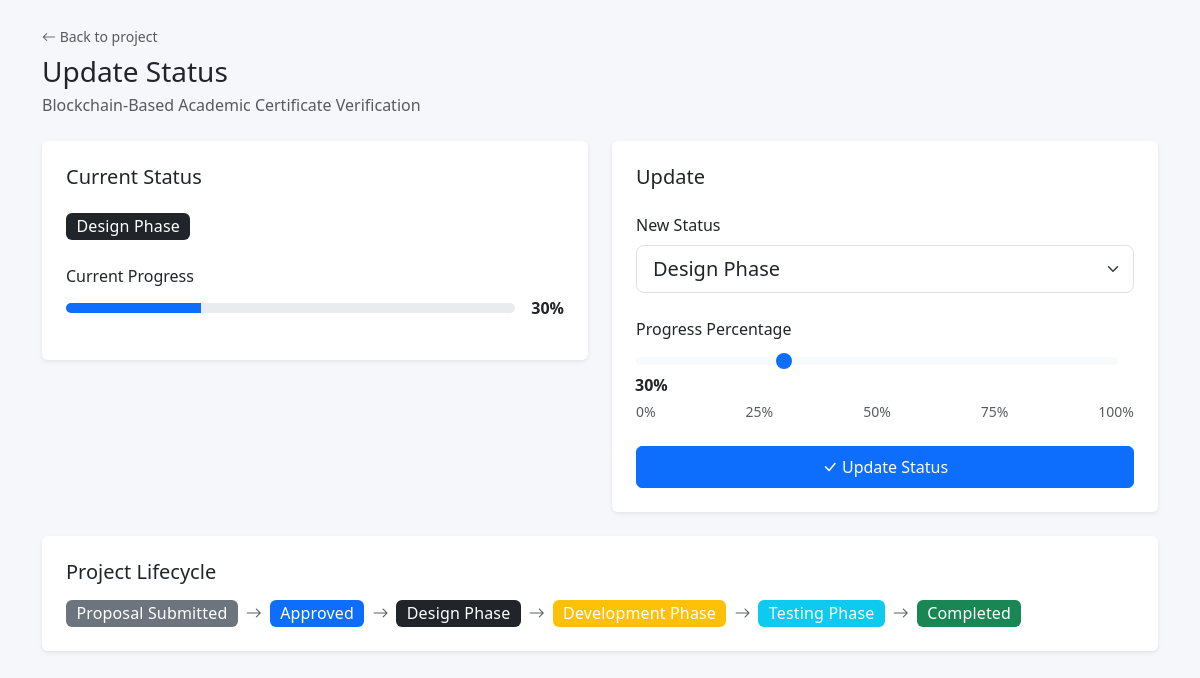
The page /projects/update_status.php?id=2 (signed in) on the database its author committed.
### tables this page shows
CREATE TABLE IF NOT EXISTS projects (
    id INT AUTO_INCREMENT PRIMARY KEY,
    project_title VARCHAR(200) NOT NULL,
    student_name VARCHAR(100) NOT NULL,
    supervisor_name VARCHAR(100) NOT NULL,
    description TEXT,
    start_date DATE DEFAULT NULL,
    expected_completion DATE DEFAULT NULL,
    status ENUM(
        'Proposal Submitted',
        'Approved',
        'Design Phase',
        'Development Phase',
        'Testing Phase',
        'Completed'
    ) NOT NULL DEFAULT 'Proposal Submitted',
    progress_percentage INT DEFAULT 0 CHECK (progress_percentage >= 0 AND progress_percentage <= 100),
    created_at TIMESTAMP DEFAULT CURRENT_TIMESTAMP
);

### projects/update_status.php (the view, shortened to what this page needs)
<?php
$conn = getConnection();
$project_id = isset($_GET['id']) ? (int)$_GET['id'] : 0;
$stmt = $conn->prepare('SELECT * FROM projects WHERE id = ?');
$stmt->bind_param('i', $project_id);
$stmt->execute();
$project = $stmt->get_result()->fetch_assoc();
?>
<!DOCTYPE html>
<html lang="en">
<head>
    <link href="https://cdn.jsdelivr.net/npm/bootstrap@5.3.0/dist/css/bootstrap.min.css" rel="stylesheet">
    <link rel="stylesheet" href="https://cdn.jsdelivr.net/npm/bootstrap-icons@1.11.0/font/bootstrap-icons.css">
    <link rel="stylesheet" href="../assets/css/style.css">
</head>
<body>
    <div class="container py-4">
        <div class="mb-4">
            <a href="view_projects.php?id=<?= $project_id ?>" class="text-decoration-none text-muted small d-inline-block mb-2">
                <i class="bi bi-arrow-left"></i> Back to project
            </a>
            <h1 class="h3 mb-1">Update Status</h1>
            <p class="text-muted mb-0"><?= htmlspecialchars($project['project_title']) ?></p>
        </div>
        <div class="row g-4">
            <div class="col-lg-6">
                <div class="card border-0 shadow-sm">
                    <div class="card-body p-4">
                        <h5 class="card-title mb-4">Current Status</h5>
                        <div class="mb-4">
                            <span class="badge bg-<?php
                                $s = $project['status'];
                                if ($s === 'Completed') echo 'success';
                                elseif ($s === 'Approved') echo 'primary';
                                elseif ($s === 'Proposal Submitted') echo 'secondary';
                                elseif ($s === 'Testing Phase') echo 'info';
                                elseif ($s === 'Development Phase') echo 'warning';
                                else echo 'dark';
                            ?> fs-6"><?= htmlspecialchars($project['status']) ?></span>
                        </div>
                        <div class="mb-3">
                            <label class="form-label">Current Progress</label>
                            <div class="d-flex align-items-center gap-3">
                                <div class="progress flex-grow-1" style="height:10px;">
                                    <div class="progress-bar" style="width:<?= $project['progress_percentage'] ?>%"></div>
                                </div>
                                <strong><?= $project['progress_percentage'] ?>%</strong>
                            </div>
                        </div>
                    </div>
                </div>
            </div>
            <div class="col-lg-6">
                <div class="card border-0 shadow-sm">
                    <div class="card-body p-4">
                        <h5 class="card-title mb-4">Update</h5>
                        <form method="POST" action="">
                            <div class="mb-4">
                                <label class="form-label">New Status</label>
                                <select class="form-select form-select-lg" name="status">
                                    <option value="Design Phase" <?= $project['status'] === 'Design Phase' ? 'selected' : '' ?>>Design Phase</option>
                                </select>
                            </div>
                            <div class="mb-4">
                                <label class="form-label">Progress Percentage</label>
                                <div class="input-group">
                                    <input type="range" class="form-range me-3" name="progress_percentage"
                                           min="0" max="100" value="<?= $project['progress_percentage'] ?>"
                                           id="progressSlider"
                                           oninput="document.getElementById('progressVal').textContent = this.value + '%'">
                                    <span class="fw-bold" id="progressVal"><?= $project['progress_percentage'] ?>%</span>
                                </div>
                                <div class="d-flex justify-content-between small text-muted mt-1">
                                    <span>0%</span><span>25%</span><span>50%</span><span>75%</span><span>100%</span>
                                </div>
                            </div>
                            <button type="submit" class="btn btn-primary w-100 py-2">
                                <i class="bi bi-check-lg"></i> Update Status
                            </button>
                        </form>
                    </div>
                </div>
            </div>
        </div>
        <div class="card border-0 shadow-sm mt-4">
            <div class="card-body p-4">
                <h5 class="card-title mb-3">Project Lifecycle</h5>
                <div class="d-flex flex-wrap gap-2 align-items-center">
                    <span class="badge bg-secondary fs-6">Proposal Submitted</span>
                    <i class="bi bi-arrow-right text-muted"></i>
                    <span class="badge bg-primary fs-6">Approved</span>
                    <i class="bi bi-arrow-right text-muted"></i>
                    <span class="badge bg-dark fs-6">Design Phase</span>
                    <i class="bi bi-arrow-right text-muted"></i>
                    <span class="badge bg-warning fs-6">Development Phase</span>
                    <i class="bi bi-arrow-right text-muted"></i>
                    <span class="badge bg-info fs-6">Testing Phase</span>
                    <i class="bi bi-arrow-right text-muted"></i>
                    <span class="badge bg-success fs-6">Completed</span>
                </div>
            </div>
        </div>
    </div>
</body>
</html>

### assets/css/style.css (style rules this page uses)
body { min-height: 100vh; background-color: #f5f7fa; }
.card { transition: box-shadow 0.2s ease, transform 0.2s ease; }
.badge { font-weight: 500; letter-spacing: 0.01em; }
.progress-bar { transition: width 0.4s ease; }

### rows shown on the page
projects: project_title "Blockchain-Based Academic Certificate Verification", status "Design Phase", progress_percentage "30"
